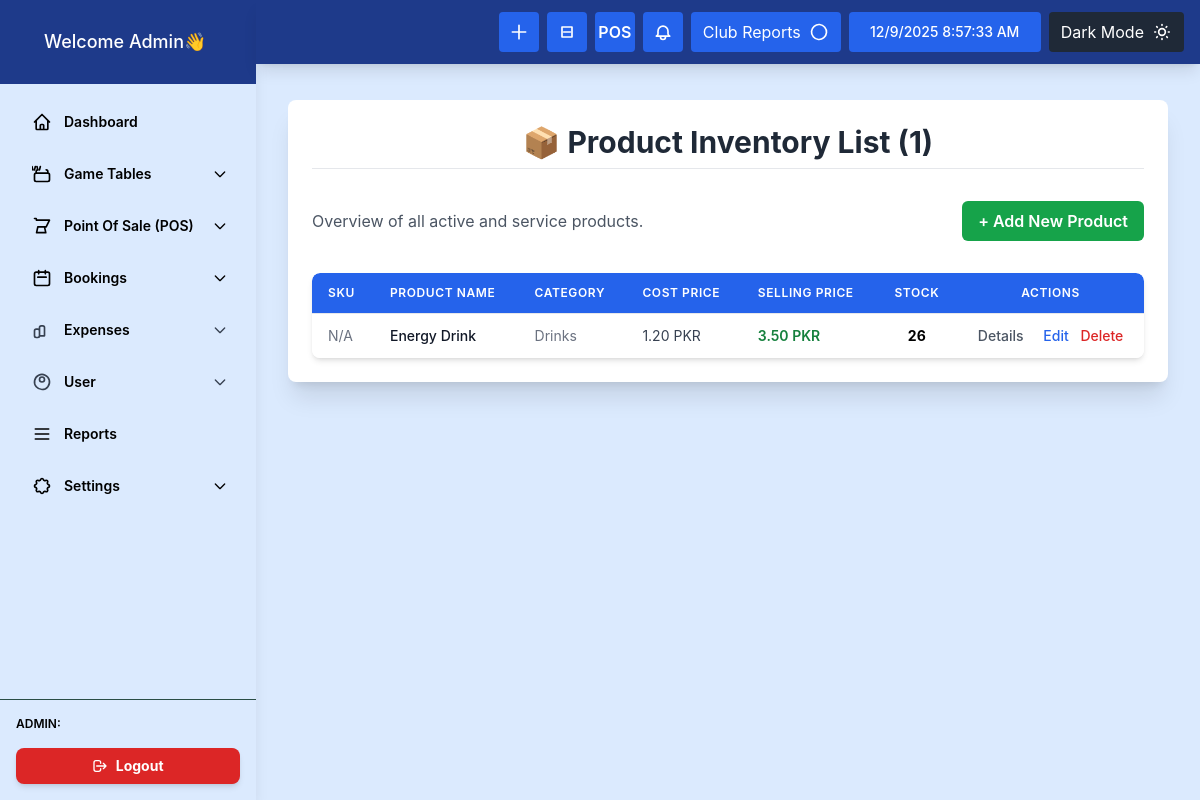
The app's page /list_product.php with its own data.
### tables this page shows
CREATE TABLE `products` (
  `product_id` int(11) NOT NULL,
  `sku` varchar(50) DEFAULT NULL,
  `barcode_type` varchar(50) DEFAULT 'Code 128',
  `unit` varchar(50) DEFAULT 'Pieces (Pc(s))',
  `name` varchar(255) NOT NULL,
  `description` text DEFAULT NULL,
  `image_path` varchar(255) DEFAULT NULL,
  `cost_price` decimal(10,2) NOT NULL COMMENT 'Price the club pays for the item',
  `selling_price` decimal(10,2) NOT NULL COMMENT 'Price the customer pays',
  `stock_quantity` int(11) NOT NULL DEFAULT 0,
  `category` varchar(100) DEFAULT NULL,
  `is_active` tinyint(1) NOT NULL DEFAULT 1,
  `created_at` timestamp NOT NULL DEFAULT current_timestamp(),
  `updated_at` timestamp NOT NULL DEFAULT current_timestamp() ON UPDATE current_timestamp(),
  `brand` varchar(100) DEFAULT NULL,
  `sub_category` varchar(100) DEFAULT NULL,
  `alert_quantity` int(11) DEFAULT 10,
  `is_service_product` tinyint(1) NOT NULL DEFAULT 0 COMMENT 'If true, inventory is not tracked',
  `weight` decimal(10,2) DEFAULT NULL,
  `service_time_minutes` int(11) DEFAULT 0,
  `tax_id` int(11) DEFAULT NULL COMMENT 'Link to tax rate table (conceptual)',
  `selling_price_tax_type` varchar(20) DEFAULT 'Inclusive' COMMENT 'Inclusive or Exclusive',
  `product_type` varchar(20) DEFAULT 'Single' COMMENT 'Single, Variable, or Combo'
);

### list_product.php (the view, shortened to what this page needs)
<?php
include 'db.php';
$products = [];
$stmt = $conn->prepare("
    SELECT
        product_id, sku, name, cost_price, selling_price, stock_quantity, category, is_service_product
    FROM
        products
    ORDER BY name ASC
");
$stmt->execute();
$result = $stmt->get_result();
while ($row = $result->fetch_assoc()) {
    $products[] = $row;
}
?>
<!DOCTYPE html>
<html lang="en">
<head>
    <script src="https://cdn.tailwindcss.com"></script>
</head>
<body class="bg-blue-100 font-sans">
  <div class="flex min-h-screen">
    <?php include 'layout/sidebar.php'; ?>
    <main class="flex-1 ml-0 lg:ml-64 pt-20 p-8 main-content">
      <?php include "layout/header.php"; ?>
      <div id="content-area" class="space-y-8 bg-white p-6 rounded-lg shadow-xl mt-5">
        <h2 class="text-3xl font-bold mb-6 text-gray-800 border-b pb-2 text-center">📦 Product Inventory List (<?php echo count($products); ?>)</h2>
        <div class="mb-4 flex justify-between items-center">
             <p class="text-gray-600">Overview of all active and service products.</p>
             <a href="add_product.php" class="px-4 py-2 bg-green-600 text-white font-semibold rounded-md hover:bg-green-700 transition">
                + Add New Product
            </a>
        </div>
        <?php if (empty($products)): ?>
            <p class="text-center py-10 text-gray-500 italic">No products found. Please add a product first.</p>
        <?php else: ?>
            <div class="overflow-x-auto shadow-md rounded-lg">
                <table class="min-w-full divide-y divide-gray-200">
                    <thead class="bg-blue-600 text-white">
                        <tr>
                            <th class="px-4 py-3 text-left text-xs font-semibold uppercase tracking-wider rounded-tl-lg">SKU</th>
                            <th class="px-4 py-3 text-left text-xs font-semibold uppercase tracking-wider">Product Name</th>
                            <th class="px-4 py-3 text-left text-xs font-semibold uppercase tracking-wider">Category</th>
                            <th class="px-4 py-3 text-left text-xs font-semibold uppercase tracking-wider">Cost Price</th>
                            <th class="px-4 py-3 text-left text-xs font-semibold uppercase tracking-wider">Selling Price</th>
                            <th class="px-4 py-3 text-center text-xs font-semibold uppercase tracking-wider">Stock</th>
                            <th class="px-4 py-3 text-center text-xs font-semibold uppercase tracking-wider rounded-tr-lg">Actions</th>
                        </tr>
                    </thead>
                    <tbody class="bg-white divide-y divide-gray-200">
                        <?php foreach ($products as $product): ?>
                        <tr class="<?php echo ($product['stock_quantity'] <= 0 && $product['is_service_product'] == 0) ? 'bg-red-50 hover:bg-red-100' : 'hover:bg-gray-50'; ?>">
                            <td class="px-4 py-3 whitespace-nowrap text-sm text-gray-500"><?php echo htmlspecialchars($product['sku'] ?? 'N/A'); ?></td>
                            <td class="px-4 py-3 whitespace-nowrap text-sm font-medium text-gray-900">
                                <?php echo htmlspecialchars($product['name']); ?>
                            </td>
                            <td class="px-4 py-3 whitespace-nowrap text-sm text-gray-500"><?php echo htmlspecialchars($product['category'] ?? 'Uncategorized'); ?></td>
                            <td class="px-4 py-3 whitespace-nowrap text-sm text-gray-700"><?php echo number_format($product['cost_price'], 2); ?> PKR</td>
                            <td class="px-4 py-3 whitespace-nowrap text-sm font-semibold text-green-700"><?php echo number_format($product['selling_price'], 2); ?> PKR</td>
                            <td class="px-4 py-3 whitespace-nowrap text-center text-sm font-bold">
                                <?php
                                    if ($product['is_service_product']) {
                                        echo '<span class="text-gray-400">N/A</span>';
                                    } elseif ($product['stock_quantity'] <= 0) {
                                        echo '<span class="text-red-600">Out of Stock</span>';
                                    } else {
                                        echo (int)$product['stock_quantity'];
                                    }
                                ?>
                            </td>
                            <td class="px-4 py-3 whitespace-nowrap text-center text-sm font-medium space-x-2">
                                <a href="view_product.php?id=<?php echo $product['product_id']; ?>" class="text-gray-600 hover:text-gray-900 mr-2">
                                    Details
                                </a>
                                <a href="edit_product.php?id=<?php echo $product['product_id']; ?>" class="text-blue-600 hover:text-blue-800">
                                    Edit
                                </a>
                                <a href="list_product.php?delete_id=<?php echo $product['product_id']; ?>"
                                   onclick="return confirm('Are you sure you want to delete <?php echo addslashes($product['name']); ?>?');"
                                   class="text-red-600 hover:text-red-800 ml-4">
                                    Delete
                                </a>
                            </td>
                        </tr>
                        <?php endforeach; ?>
                    </tbody>
                </table>
            </div>
        <?php endif; ?>
      </div>
    </main>
  </div>
</body>
</html>

### records on screen
products: sku "N/A", name "Energy Drink", category "Drinks", cost_price "1.20", selling_price "3.50", stock_quantity "26"

### other values on screen
count($products) "1"
